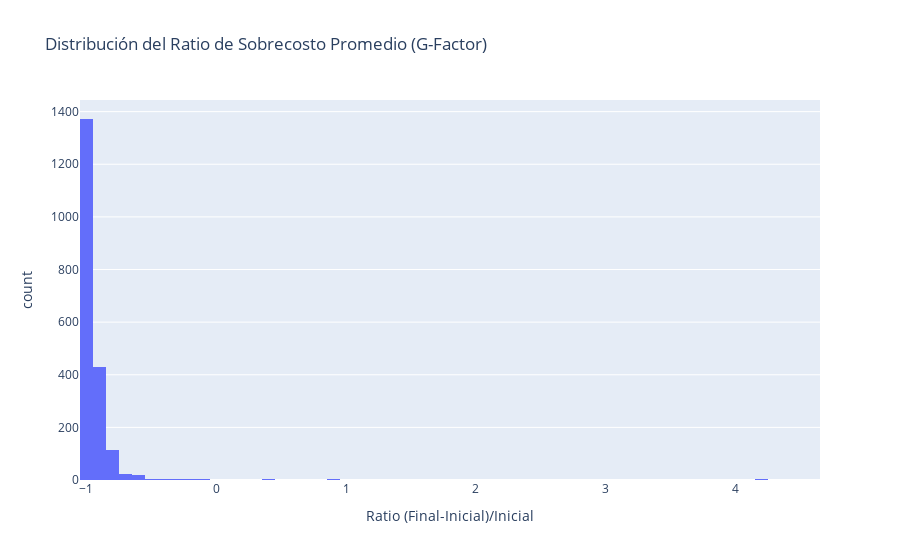
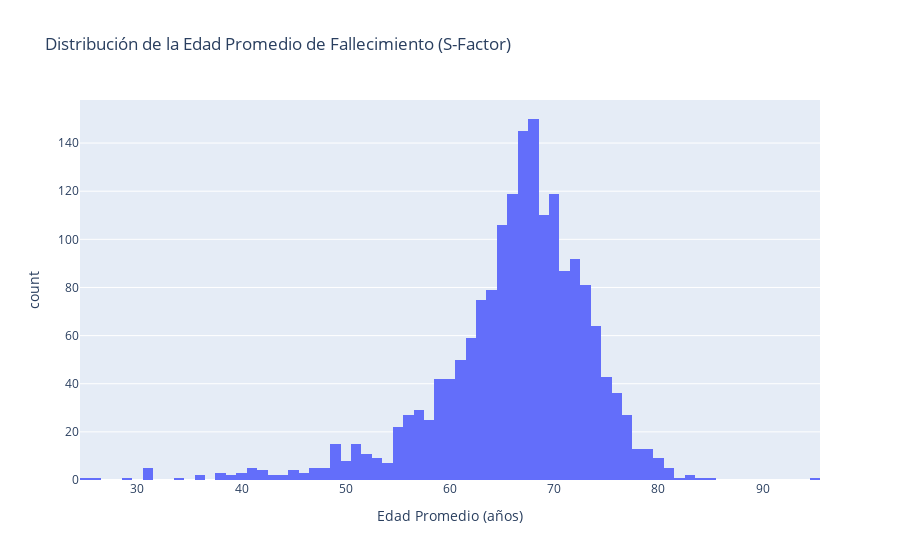

Notebook code cell kept with these figures, in order:
### Code cell
# --- The National Pulse: Distribution of Key Risk Factors ---

# Histograma del Ratio de Sobrecosto
# Filtramos valores extremos para una mejor visualización
fig1 = px.histogram(df_master[df_master['g_factor_ratio_sobrecosto_promedio'].between(-2, 5)], 
                    x="g_factor_ratio_sobrecosto_promedio",
                    title="Distribución del Ratio de Sobrecosto Promedio (G-Factor)",
                    labels={"g_factor_ratio_sobrecosto_promedio": "Ratio (Final-Inicial)/Inicial"},
                    nbins=100)
fig1.show()

# Histograma de la Edad Promedio de Fallecimiento
fig2 = px.histogram(df_master, 
                    x="s_factor_edad_prom_muerte",
                    title="Distribución de la Edad Promedio de Fallecimiento (S-Factor)",
                    labels={"s_factor_edad_prom_muerte": "Edad Promedio (años)"},
                    nbins=100)
fig2.show()

### Figure 1 — Plotly figure (JSON) as saved in the notebook; plotly's stock layout.template omitted (floating-point values rounded to 4 significant figures; data arrays with more than 128 entries replaced by an {"elided": "..."} marker saying what was removed)
{"data": [{"bingroup": "x", "hovertemplate": "Ratio (Final-Inicial)/Inicial=%{x}<br>count=%{y}<extra></extra>", "legendgroup": "", "marker": {"color": "#636efa", "pattern": {"shape": ""}}, "name": "", "nbinsx": 100, "orientation": "v", "showlegend": false, "type": "histogram", "x": {"elided": "2001 float values"}, "xaxis": "x", "yaxis": "y"}], "layout": {"barmode": "relative", "legend": {"tracegroupgap": 0}, "title": {"text": "Distribución del Ratio de Sobrecosto Promedio (G-Factor)"}, "xaxis": {"anchor": "y", "domain": [0, 1], "title": {"text": "Ratio (Final-Inicial)/Inicial"}}, "yaxis": {"anchor": "x", "domain": [0, 1], "title": {"text": "count"}}}}

### Figure 2 — Plotly figure (JSON) as saved in the notebook; plotly's stock layout.template omitted (floating-point values rounded to 4 significant figures; data arrays with more than 128 entries replaced by an {"elided": "..."} marker saying what was removed)
{"data": [{"bingroup": "x", "hovertemplate": "Edad Promedio (años)=%{x}<br>count=%{y}<extra></extra>", "legendgroup": "", "marker": {"color": "#636efa", "pattern": {"shape": ""}}, "name": "", "nbinsx": 100, "orientation": "v", "showlegend": false, "type": "histogram", "x": {"elided": "2017 float values"}, "xaxis": "x", "yaxis": "y"}], "layout": {"barmode": "relative", "legend": {"tracegroupgap": 0}, "title": {"text": "Distribución de la Edad Promedio de Fallecimiento (S-Factor)"}, "xaxis": {"anchor": "y", "domain": [0, 1], "title": {"text": "Edad Promedio (años)"}}, "yaxis": {"anchor": "x", "domain": [0, 1], "title": {"text": "count"}}}}
